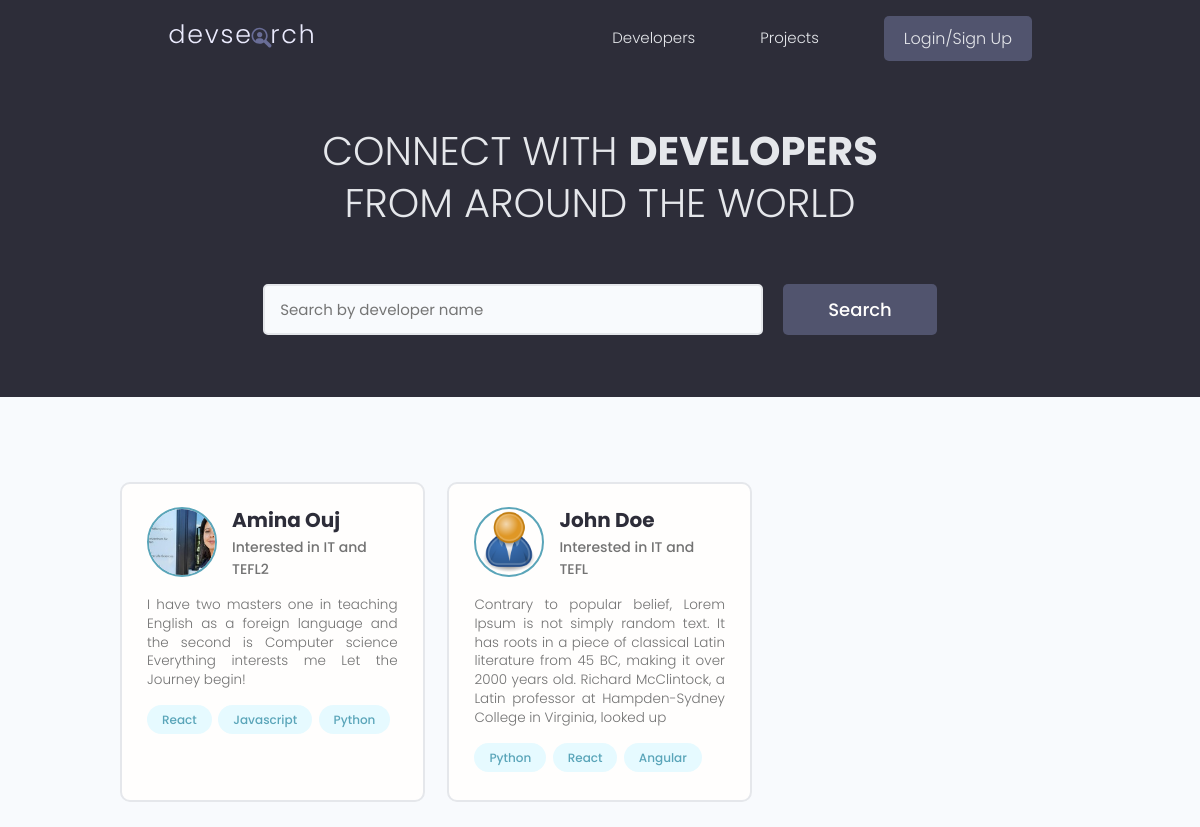
The app's page /, older data.
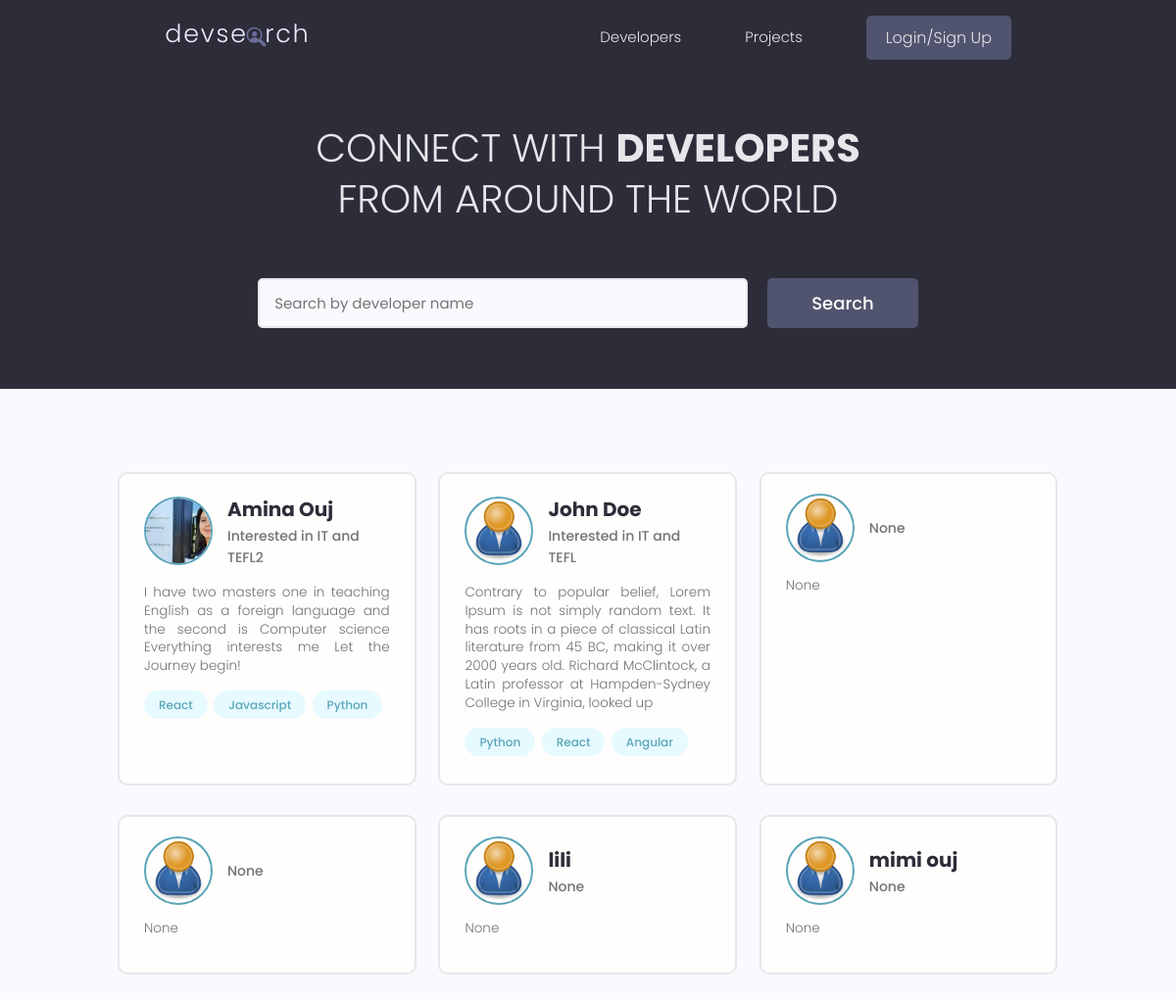
The same page, newer data.
### users/models.py (models this page shows, shortened)
class Profile(models.Model):
    user = models.OneToOneField(User, on_delete=models.CASCADE, null = True, blank=True)
    name = models.CharField(max_length=200,null = True, blank=True)
    location = models.CharField(max_length=200,null = True, blank=True)
    email = models.EmailField(max_length=500,null = True, blank=True)
    username = models.CharField(max_length=200,null = True, blank=True)
    short_intro =  models.CharField(max_length=200,null = True, blank=True)
    bio = models.TextField(null = True, blank=True)
    profile_image = models.ImageField(null = True, blank=True,upload_to='profiles/',default ='profiles/user-default.png')
    social_github = models.CharField(max_length=200,null = True, blank=True)
    social_twitter = models.CharField(max_length=200,null = True, blank=True)
    social_linkedin = models.CharField(max_length=200,null = True, blank=True)
    social_youtube = models.CharField(max_length=200,null = True, blank=True)
    social_website = models.CharField(max_length=200,null = True, blank=True)
    created =  models.DateTimeField(auto_now_add=True)
    id = models.UUIDField(default=uuid.uuid4,unique=True, primary_key=True,editable=False)

class Skill(models.Model):
    owner = models.ForeignKey(Profile,on_delete=models.CASCADE, null = True, blank=True)
    name = models.CharField(max_length=200,null = True, blank=True)
    description = models.TextField(null = True, blank=True)
    created =  models.DateTimeField(auto_now_add=True)
    id = models.UUIDField(default=uuid.uuid4,unique=True, primary_key=True,editable=False)

### users/views.py (the view)
# urls.py: path('',views.profiles,name='profiles-path'),
def profiles(request):
    profiles = Profile.objects.all()
    context = {'profiles':profiles}
    return render(request,'users/profiles.html',context)

### users/templates/users/profiles.html (shortened to what this page needs)
{% extends "main.html" %}
{% block content %}
    <main class="home">
      <section class="hero-section text-center">
        <div class="container container--narrow">
          <div class="hero-section__box">
            <h2>CONNECT WITH <span>DEVELOPERS</span></h2>
            <h2>FROM AROUND THE WORLD</h2>
          </div>
          <div class="hero-section__search">
            <form class="form" action="#" method="get">
              <div class="form__field">
                <input class="input input--text" id="formInput#search" type="text" name="text"
                  placeholder="Search by developer name" />
              </div>
              <input class="btn btn--sub btn--lg" type="submit" value="Search" />
            </form>
          </div>
        </div>
      </section>
      <section class="devlist">
        <div class="container">
          <div class="grid grid--three">
            {% for profile in profiles %}
            <div class="column card">
              <div class="dev">
                <a href= "{% url 'userProfile-path' profile.id %}" class="card__body">
                  <div class="dev__profile">
                    <img class="avatar avatar--md" src="{{ profile.profile_image.url }}" alt="image" />
                    <div class="dev__meta">
                      <h3>{{profile.name}}</h3>
                      <h5>{{profile.short_intro|slice:"50"}}</h5>
                    </div>
                  </div>
                  <p class="dev__info">
                   {{profile.bio|slice:"250"}}
                  </p>
                  <div class="dev__skills">
                    {% for skill in profile.skill_set.all|slice:"3" %}
                    <span class="tag tag--pill tag--main">
                      <small>{{skill.name}}</small>
                    </span>
                    {% endfor %}
                  </div>
                </a>
              </div>
            </div>
            {% endfor %}
          </div>
        </div>
      </section>
    </main>
{% endblock content %}

Row changes from the older to the newer data that the page shows:
added Profile: profile_image (placeholder picture), short_intro "None", bio "None"
added Profile: profile_image (placeholder picture), short_intro "None", bio "None"
added Profile: profile_image (placeholder picture), name "lili", short_intro "None", bio "None"
added Profile: profile_image (placeholder picture), name "mimi ouj", short_intro "None", bio "None"
